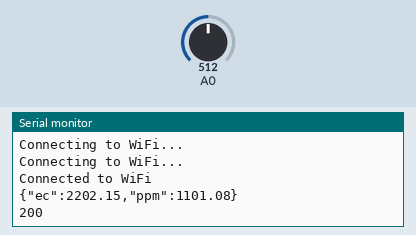
Simulated run of this sketch. Board: ESP8266 (NodeMCU). Parts: the last lines printed to the serial monitor. The inputs (shaded band) are chosen by the test bench; at power-on: A0 = 512. WiFi joins after 1.5 s; servers stay silent unless stated; uploads are accepted with an empty reply.

Above: at 3.2 s.
3.3 s: A0 set to 0
At 13.3 s:
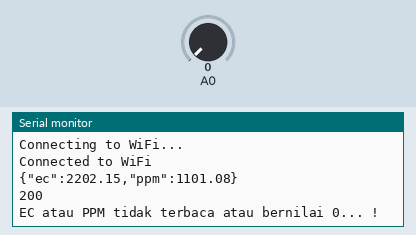
13.7 s: A0 set to 122
At 22.36 s:
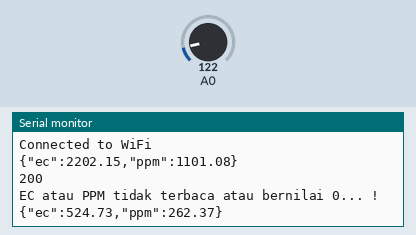

Measured:
- after the input at 3.3 s, the serial monitor: prints a new line after 8.9 s (image 1)
- after the input at 13.7 s, the serial monitor: prints a new line after 8.5 s (image 2)

The sketch:

PatchData.ino
```cpp
#include <ESP8266WiFi.h>
#include <ESP8266HTTPClient.h>

const char* ssid = "WARMINDO RENEO";
const char* password = "reneowae";

// Tambahkan variabel untuk EC dan PPM
float ecValue;
float ppmValue;

WiFiClientSecure espClient;

void setup() {
  Serial.begin(115200);
  WiFi.begin(ssid, password);

  while (WiFi.status() != WL_CONNECTED) {
    delay(1000);
    Serial.println("Connecting to WiFi...");
  }
  espClient.setInsecure();

  Serial.println("Connected to WiFi");
}

void loop() {
  // Tambahkan pembacaan EC dan PPM dari sensor EC
  int ecValueRaw = analogRead(A0); // Baca nilai raw dari pin A0

  // Konversi nilai raw ke tegangan (0-5V)
  float voltage = ecValueRaw * (5.0 / 1023.0);

  // Konversi tegangan ke µS/cm (0-4400 µS/cm)
  ecValue = voltage * (4400.0 / 5.0);

  // Konversi µS/cm ke PPM dengan faktor konversi tipikal 0.5
  ppmValue = ecValue * 0.5;

  // Cek dan kirim data dari sensor EC jika terbaca dan tidak bernilai 0
  if (!isnan(ecValue) && !isnan(ppmValue) && !(ecValue == 0 && ppmValue == 0)) {
    patchEcAndPpm(ecValue, ppmValue);
  } else {
    Serial.println("EC atau PPM tidak terbaca atau bernilai 0... !");
  }

  delay(10000); // Kirim permintaan setiap 10 detik
}

void patchEcAndPpm(float ec, float ppm) {
  if (WiFi.status() == WL_CONNECTED) {
    HTTPClient http;

    String url = "https://everglo-backend.vercel.app/api/greenhouses/update-greenhouse-iot?apiKey=2e3ae7b6-eee8-4b48-8871-c0c7c4659b15";
    http.begin(espClient, url); // Tentukan URL
    http.addHeader("Content-Type", "application/json"); // Tentukan header tipe konten

    // JSON request body
    String requestBody = "{\"ec\":" + String(ec) + ",\"ppm\":" + String(ppm) + "}";
    Serial.println(requestBody);

    int httpResponseCode = http.PATCH(requestBody); // Kirim permintaan

    if (httpResponseCode > 0) {
      String response = http.getString(); // Dapatkan respons terhadap permintaan
      Serial.println(httpResponseCode); // Cetak kode balasan
      Serial.println(response); // Cetak jawaban permintaan
    } else {
      Serial.print("Error on sending PATCH: ");
      Serial.println(httpResponseCode);
    }

    http.end(); // Bebaskan sumber daya
  }
}
```
